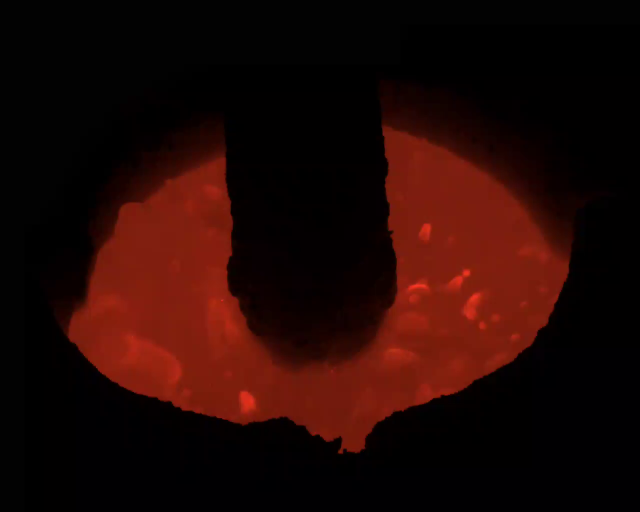
#> input picture FEC-Net/predict/origin/0001.png, 1280 x 1024 px, found by its file name (shown at 1/2 size); its folder holds 3 pictures in this run
$ python 'Flame feature extraction.py'
#> lines starting #> are read from the running program, lines starting #| are printed output that depends on the picture; after the words box and inside, x2 and y2 are one past the last pixel; in counts of white or black regions, pixels touching at a corner belong together; pictures that were not available may be replaced by others from this repository, and a replacement may not be noted
import cv2
import numpy as np
import matplotlib.pyplot as plt
import pandas as pd
import openpyxl
import os
import matplotlib.pyplot as plt

os.environ["CUDA_VISIBLE_DEVICES"] = "0"


# 分形维数的定义
# [47 lines left out: functions fractual, calculateCircularity, calculateRoughness, not called in this run]

# 数据读取
folder1_path = 'D:\\Unet\\unet\\UNet_picture\\liao_duo\\1079\\origin'  # 修改为第一个文件夹的路径
folder2_path = 'D:\\Unet\\unet\\UNet_picture\\liao_duo\\1079\\median_and_opening_predict_img'  # 修改为第二个文件夹的路径

# cv2.getStructuringElement构造形态学使用的kernel,如腐蚀何膨胀
kernel = cv2.getStructuringElement(cv2.MORPH_ELLIPSE, (3, 3))

length_whole = []
area_whole = []
sum_whole = []
B_whole = []
G_whole = []
R_whole = []
gray_whole= []
area_std = []
dimensions = []
circularities = []
rough = []
Area_ratio = []    # 张震
i = 0

for filename1, filename2 in zip(os.listdir(folder1_path), os.listdir(folder2_path)):
    i += 1
    print(i)


    frame = cv2.imread(os.path.join(folder1_path, filename1))
#> frame is the input picture: shape (1024, 1280, 3); mean B, G, R 4.2, 7.7, 34.2
    fg_mask_2 = cv2.imread(os.path.join(folder2_path, filename2))
    fg_mask_2 = cv2.cvtColor(fg_mask_2, cv2.COLOR_RGB2GRAY)
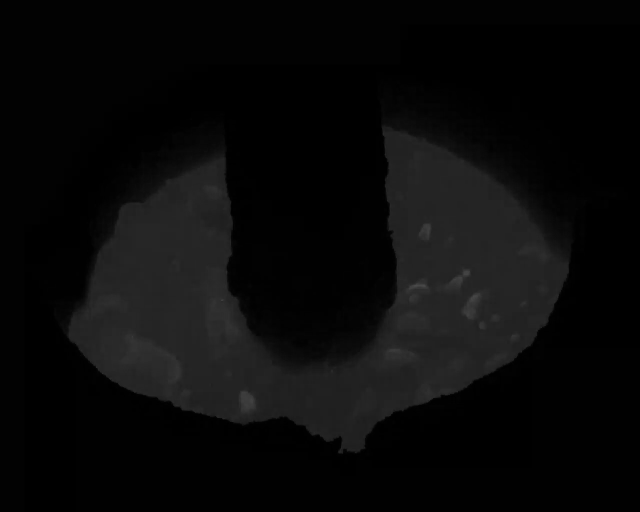
#> fg_mask_2: shape (1024, 1280) (shown at 1/2 size); min 0, max 78, mean 9.7
    if frame is None or fg_mask_2 is None:
        continue  # 跳过无效图像文件

    # [5 lines of commented-out code are left out]

    fg_mask_2 = cv2.threshold(fg_mask_2.copy(), 244, 255, cv2.THRESH_BINARY)[1]
#> fg_mask_2: shape (1024, 1280); every value is 0

    # th = cv2.erode(fg_mask_2, cv2.getStructuringElement(cv2.MORPH_ELLIPSE, (3, 3)), iterations=2)
    # dilated = cv2.dilate(th, cv2.getStructuringElement(cv2.MORPH_ELLIPSE, (8, 3)), iterations=2)
    dilated = fg_mask_2
    # print(fg_mask.shape)


    dilated_3D = cv2.cvtColor(dilated, cv2.COLOR_GRAY2BGR)   # 二值图
#> dilated_3D: shape (1024, 1280, 3); every value is 0
    Unet_yt_3 = cv2.bitwise_and(frame, dilated_3D)
    Unet_yt_3_RGB = cv2.cvtColor(Unet_yt_3, cv2.COLOR_BGR2RGB)


# ------------------R通道自适应滤波处理--------------------------------
    # 将图像从BGR颜色空间转换为HSV颜色空间
    hsv_image = cv2.cvtColor(frame, cv2.COLOR_BGR2HSV)
#> hsv_image: shape (1024, 1280, 3); mean H, S, V 31.2, 176.6, 34.4
    # 定义橘色火焰的颜色范围
    orange_lower = np.array([10, 100, 100], dtype=np.uint8)
    orange_upper = np.array([25, 255, 255], dtype=np.uint8)
    # 定义白色火焰的颜色范围
    white_lower = np.array([0, 0, 200], dtype=np.uint8)
    white_upper = np.array([179, 30, 255], dtype=np.uint8)
    # 定义红色火焰的颜色范围
    red_lower1 = np.array([0, 100, 100], dtype=np.uint8)
    red_upper1 = np.array([10, 255, 255], dtype=np.uint8)
    red_lower2 = np.array([170, 100, 100], dtype=np.uint8)
    red_upper2 = np.array([179, 255, 255], dtype=np.uint8)
    # 根据颜色范围创建掩膜
    orange_mask = cv2.inRange(hsv_image, orange_lower, orange_upper)
    white_mask = cv2.inRange(hsv_image, white_lower, white_upper)
    red_mask = cv2.inRange(hsv_image, red_lower1, red_upper1) + cv2.inRange(hsv_image, red_lower2, red_upper2)
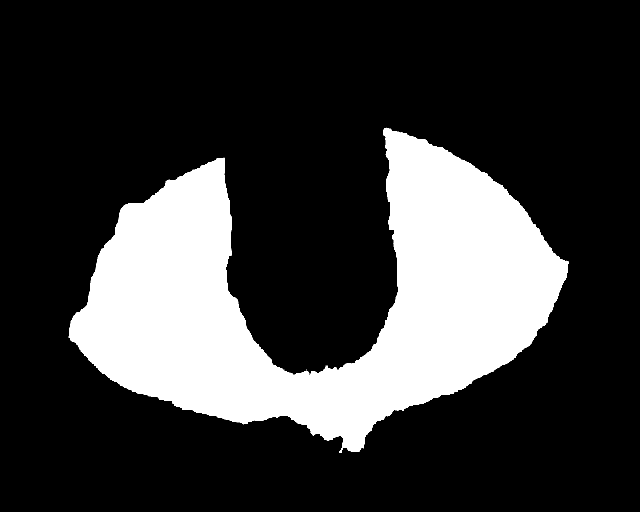
#> red_mask: shape (1024, 1280) (shown at 1/2 size); 22.9% white; 4 white regions (3 under 20 px), largest, box (x1, y1, x2, y2) and area: (137, 255, 1138, 906) 299670
    # 搜索符合条件的像素点
    orange_pixels = np.where(orange_mask == 255)
#> orange_pixels = (empty array, empty array)
    white_pixels = np.where(white_mask == 255)
#> white_pixels = (empty array, empty array)
    red_pixels = np.where(red_mask == 255)
#> red_pixels = 299675 positions, rows 255 to 905, columns 137 to 1137
    # 将符合条件的像素点设为白色，其余像素点设为黑色
    result_mask = cv2.bitwise_or(cv2.bitwise_or(orange_mask, white_mask), red_mask)
    th1 = cv2.erode(result_mask, cv2.getStructuringElement(cv2.MORPH_ELLIPSE, (3, 3)), iterations=2)
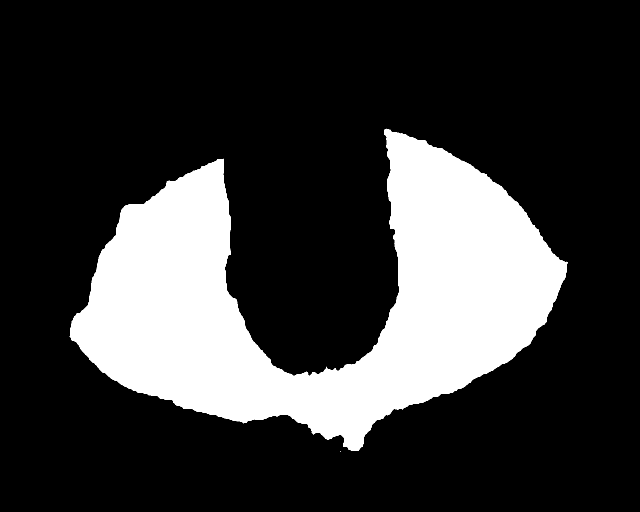
#> th1: shape (1024, 1280) (shown at 1/2 size); 22.3% white; 2 white regions (1 under 20 px), largest, box (x1, y1, x2, y2) and area: (139, 257, 1136, 902) 292747
    rongyan_and_huoyan = cv2.dilate(th1, cv2.getStructuringElement(cv2.MORPH_ELLIPSE, (8, 3)), iterations=2)
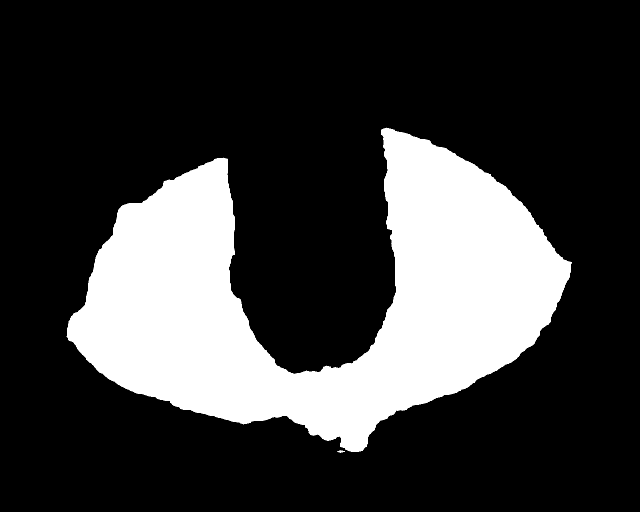
#> rongyan_and_huoyan: shape (1024, 1280) (shown at 1/2 size); 23.6% white; 2 white regions, box (x1, y1, x2, y2) and area: (133, 255, 1144, 904) 309254, (674, 900, 690, 906) 51

    rongyan_and_huoyan_3 = cv2.cvtColor(rongyan_and_huoyan, cv2.COLOR_GRAY2BGR)  # 二值图
    rongyan_and_huoyan_3D = cv2.bitwise_and(frame, rongyan_and_huoyan_3)
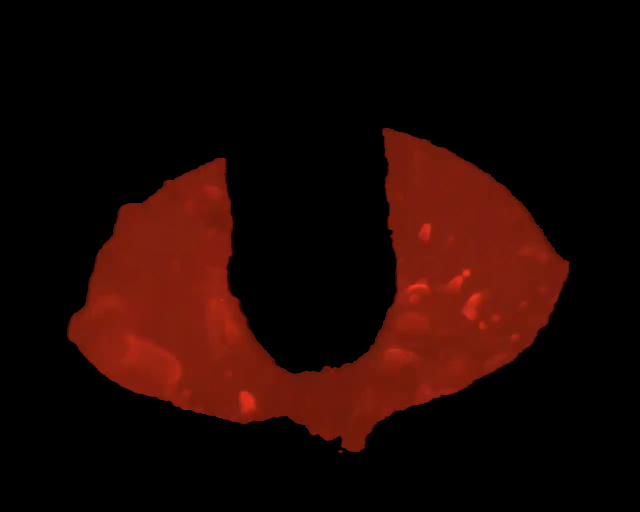
#> rongyan_and_huoyan_3D: shape (1024, 1280, 3) (shown at 1/2 size); mean B, G, R 3.3, 6.9, 30
    rongyan_and_huoyan_3D_RGB = cv2.cvtColor(rongyan_and_huoyan_3D, cv2.COLOR_BGR2RGB)

    # cv2.imshow("nihaoya", rongyan_and_huoyan_3D_RGB)
    # print("hahah", rongyan_and_huoyan_3D_RGB.shape)
    # cv2.waitKey()

    feihei_pixels2 = np.where((np.any(rongyan_and_huoyan_3D != [0, 0, 0], axis=-1)))
#> feihei_pixels2 = 309305 positions, rows 255 to 905, columns 133 to 1143
    non_black_pixels_rgb2 = rongyan_and_huoyan_3D[feihei_pixels2]
    R = non_black_pixels_rgb2[:, 2]
    R_mean_value_2 = np.mean(R)
#> R_mean_value_2 = 127.2
    # print("R2++++++++++++",R_mean_value_2)

    feihei_pixels1 = np.where((np.any(Unet_yt_3 != [0, 0, 0], axis=-1)))
#> feihei_pixels1 = (empty array, empty array)
    non_black_pixels_rgb1 = Unet_yt_3[feihei_pixels1]
#> non_black_pixels_rgb1 = empty array
    R1 = non_black_pixels_rgb1[:, 2]
#> R1 = empty array
    R_mean_value_1 = np.mean(R1)
#> R_mean_value_1 = nan
    # print("R1++++++++++++",R_mean_value_1)

    R_mean_value = (R_mean_value_1 + R_mean_value_2)/2
#> R_mean_value = nan
    # print("R+++++++++++++",R_mean_value)

    contours = cv2.findContours(dilated, cv2.RETR_EXTERNAL, cv2.CHAIN_APPROX_SIMPLE)[1]  # cv2.CHAIN_APPROX_SIMPLE的意思是选择简化的方式存储轮廓点；cv2.RETR_EXTERNAL的意思是只选择火焰的边缘轮廓，不选择内部的轮廓
#> contours = []
    true_contours = []
    length_ = []
    area_ = []
    circularity = []
    roughness = []
    SA = 0
    for c in contours:
        if cv2.contourArea(c) > 100:
            mask_c = np.zeros_like(dilated)  # 单色掩码
            mask_C = cv2.drawContours(mask_c, [c], -1, (255, 255, 255), thickness=cv2.FILLED)
            mask_C_3D = cv2.cvtColor(mask_C, cv2.COLOR_GRAY2BGR)
            mask_C_3D_QJ = cv2.bitwise_and(frame, mask_C_3D)

            feihei_pixels2 = np.where((np.any(mask_C_3D_QJ != [0, 0, 0], axis=-1)))
            non_black_pixels_rgb2 = mask_C_3D_QJ[feihei_pixels2]
            R2 = non_black_pixels_rgb2[:, 2]
            R2_mean_value = np.mean(R2)
            # print("R2-------------",R2_mean_value)

            if R2_mean_value >= R_mean_value:
                true_contours.append(c)
                length_.append(cv2.arcLength(c, True))
                area_.append(cv2.contourArea(c))
                circularity.append(calculateCircularity(c))
                roughness.append(calculateRoughness(c))
                SA += cv2.contourArea(c)          # 张震
            elif R2_mean_value < R_mean_value :
                # Unet_yt_3[mask_C == 255] = [0, 0, 0]    # 最后的掩模(去掉熔盐和抖动的部分)  启动R通达自适应滤波的开关
                # cv2.imshow("hahahah", Unet_yt_3)
                # cv2.waitKey()
                true_contours.append(c)
                length_.append(cv2.arcLength(c, True))
                area_.append(cv2.contourArea(c))
                circularity.append(calculateCircularity(c))
                roughness.append(calculateRoughness(c))
                SA += cv2.contourArea(c)          # 张震
#> this loop made 0 passes
#> after the loop, SA = 0; area_ = []; circularity = []; length_ = []; roughness = []; true_contours = []
# ------------------R通道自适应滤波处理--------------------------------


    outcome_Unet_3D = Unet_yt_3
    median_outcome = outcome_Unet_3D

    # [6 lines of commented-out code are left out]

    outcome_Unet_3D_RGB = cv2.cvtColor(median_outcome, cv2.COLOR_BGR2RGB)
    outcome_Unet_3D_RGB_1 = cv2.cvtColor(outcome_Unet_3D, cv2.COLOR_BGR2RGB)

    outcome_Unet_gray = cv2.cvtColor(median_outcome, cv2.COLOR_RGB2GRAY)
    _, outcome_Unet_gray_2D = cv2.threshold(outcome_Unet_gray, 1, 255, cv2.THRESH_BINARY)

    # outcome_Unet_gray1 = cv2.cvtColor(outcome_Unet_3D, cv2.COLOR_RGB2GRAY)
    # _, outcome_Unet_gray_2D_1 = cv2.threshold(outcome_Unet_gray1, 1, 255, cv2.THRESH_BINARY)
    if not area_:
        length_whole.append(0)
        area_whole.append(0)
        sum_whole.append(0)
        gray_whole.append(0)
        B_whole.append(0)
        G_whole.append(0)
        R_whole.append(0)
        area_std.append(0)   # 标准差
        dimensions.append(0)
        circularities.append(0)
        rough.append(0)
        Area_ratio.append(0)
    else:
        length_whole.append(np.mean(length_))
        area_whole.append(np.mean(area_))
        sum_whole.append(len(area_))
        feihei_pixels = np.where((np.any(median_outcome != [0, 0, 0], axis=-1)))
        non_black_pixels_rgb = median_outcome[feihei_pixels]
        B = non_black_pixels_rgb[:,0]
        G = non_black_pixels_rgb[:,1]
        R = non_black_pixels_rgb[:,2]
        gray_feihei = np.where(outcome_Unet_gray != 0)
        gray = outcome_Unet_gray[gray_feihei]
        gray_whole.append(np.mean(gray))
        B_whole.append(np.mean(B))
        G_whole.append(np.mean(G))
        R_whole.append(np.mean(R))
        area_std.append(np.std(area_,ddof=1))
        dimensions.append(fractual(outcome_Unet_gray_2D))
        circularities.append(np.mean(circularity))
        rough.append(np.mean(roughness))
        Area_ratio.append(SA/(1280*1024))

#> (the run stopped early here; a loop or call above may not have finished)
